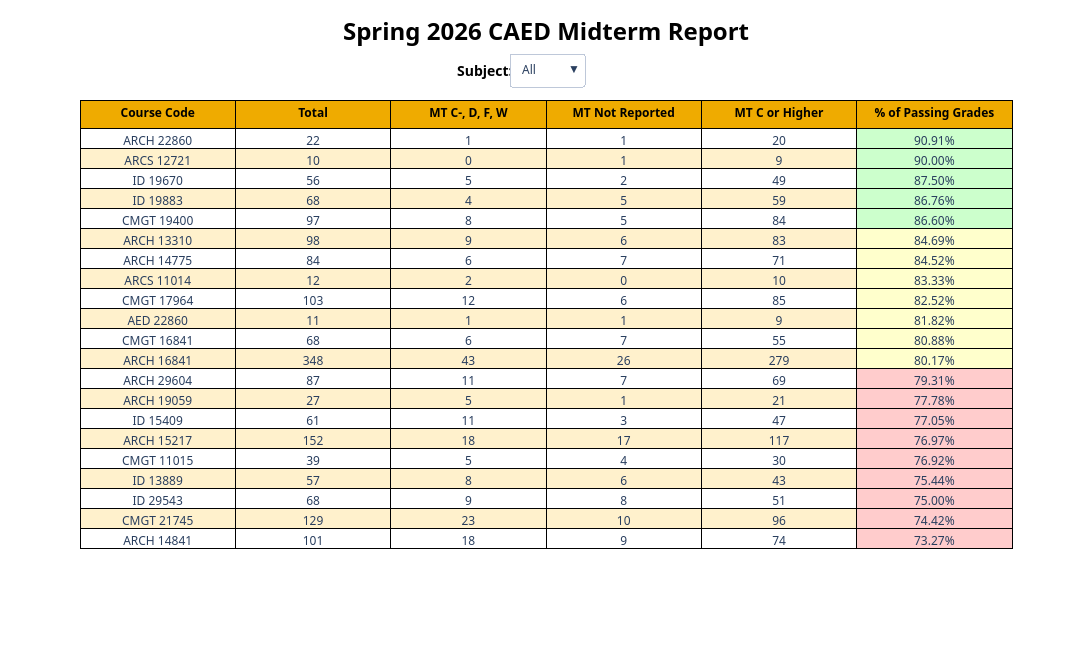

The notebook cell this image was saved under:
### Markdown cell above
##### <center>*Creating the Summary Tables*</center>

This table is based off of the table created by my predecessor in Excel. It is sorted to highlight how many students are in each group, the total number of students, and the percent who passed.

### Code cell
#Section 2o - CAED's Summary Table
caedtraces = [] #creating the empty list for the traces
caedbuttons = [] #creating the empty list for the buttons

#Creates the "All" State (Default)
caedtraces.append(go.Table(
    header = dict(values = headers, #In order to make the headers stand out, they are given the gold color with bold text
                  fill_color = "#EFAB00",
                  line_color = "black",
                  font_color = "black",
                  font_weight = "bold",
                  font_size = 12),
    cells = dict(values = [caedsumtab[v] for v in values], #pulls the different values for the "all" state (i.e. the pass rate, number of students and so on)
                 fill_color = [caedzebra, caedzebra, caedzebra, caedzebra, caedzebra, caedpass], #assigns the alternating colors, followed by whether the course was passed/failed
                 line_color = "black",
                 font_size = 12),
    visible = True                  
))

caedbuttons.append(dict( #setting the criteria for the "default" button
    label = "All",
    method = "update",
    args = [{"visible":[True] + [False] * len(caedsub #sets the all table as visible, and the rest as hidden (hence the length of the subjects)
    )}]
))

#Creates states for each subject
for i, caedsub in enumerate(caedsubject): #goes through all the subjects in the frame
    caedsubjects = caedsumtab[caedsumtab["Subject"] == caedsub].copy() #creates a copy of the frame for the subject
    caedsubjects = caedsubjects.sort_values(by = "% of Passing Grades", ascending = False) #this helps sort the tables so the highest passing grades are first, followed by lower
    caedsubrows = len(caedsubjects) 
    caedsubpass = [] #since we are regenerating the frame, we have to rereun the passing grade logic here

    for num in caedsubjects["# of Passing Grades"]:
        if num >= 85:
            caedsubpass.append("#CCFFCC")
        elif num >= 80:
            caedsubpass.append("#FFFFCC")
        else:
            caedsubpass.append("#FFCCCC")

    caedtraces.append(go.Table(# this takes the same logic above, just applying it to the subframes
        header = dict(values = headers, 
                  line_color = "black",
                  fill_color = "#EFAB00",
                  font_color = "black",
                  font_weight = "bold",
                  font_size = 12),
        cells = dict(values = [caedsubjects[v] for v in values],
                 fill_color = [caedzebra, caedzebra, caedzebra, caedzebra, caedzebra, caedsubpass],
                 line_color = "black"),
        visible = False          
    ))

    caedsubvisibility = [False] * (len(caedsubject) + 1) #This is setting all the other figures to hidden
    caedsubvisibility[i + 1] = True #And this sets whatever the "current" figure is to be shown

    caedbuttons.append(dict(
        label = caedsub,
        method = "update",
        args = [{"visible":caedsubvisibility}]
    ))

caedsumlayout = go.Layout(
    title=dict(text= f"<b>{prettyterm} CAED Midterm Report", #prettyterm is defined earlier - this ensures the table always specifies the right term
                font_weight = "bold", 
                font_color = "black", 
                xanchor = "center", 
                yanchor = "top", 
                x = .5,
                y = .965,
                font_size = 24),
    height = 650,
    width = 1200
)

caedsumtable = go.Figure(data = caedtraces, layout = caedsumlayout)

caedsumtable.update_layout(updatemenus = [dict(
    type = "dropdown", #I like the dropdown menus more - they are less intrusive in my opinion, and oftentimes do not get so long it is a hassle to scroll through
    direction = "down",
    showactive = True,
    xanchor = "center",
    yanchor = "top",
    x = .5,
    y = 1.1,
    buttons = caedbuttons)],
    annotations=[dict( #In order to specify what the dropdown was, I added an annotation indicating it is the subject.
        text = "<b>Subject:</b>", 
        showarrow = False,
        xanchor = "center",
        yanchor = "top",
        x = .435,
        y = 1.0875,
        font_size = 14,
        font_color = "black"
    )],
    font_family = "Segoe UI",
    )

caedsumtable.show()

### Figure 1 — Plotly figure (JSON) as saved in the notebook; plotly's stock layout.template omitted (floating-point values rounded to 4 significant figures)
{"data": [{"cells": {"fill": {"color": [["#FFFFFF", "#FFF1CC", "#FFFFFF", "#FFF1CC", "#FFFFFF", "#FFF1CC", "#FFFFFF", "#FFF1CC", "#FFFFFF", "#FFF1CC", "#FFFFFF", "#FFF1CC", "#FFFFFF", "#FFF1CC", "#FFFFFF", "#FFF1CC", "#FFFFFF", "#FFF1CC", "#FFFFFF", "#FFF1CC", "#FFFFFF"], ["#FFFFFF", "#FFF1CC", "#FFFFFF", "#FFF1CC", "#FFFFFF", "#FFF1CC", "#FFFFFF", "#FFF1CC", "#FFFFFF", "#FFF1CC", "#FFFFFF", "#FFF1CC", "#FFFFFF", "#FFF1CC", "#FFFFFF", "#FFF1CC", "#FFFFFF", "#FFF1CC", "#FFFFFF", "#FFF1CC", "#FFFFFF"], ["#FFFFFF", "#FFF1CC", "#FFFFFF", "#FFF1CC", "#FFFFFF", "#FFF1CC", "#FFFFFF", "#FFF1CC", "#FFFFFF", "#FFF1CC", "#FFFFFF", "#FFF1CC", "#FFFFFF", "#FFF1CC", "#FFFFFF", "#FFF1CC", "#FFFFFF", "#FFF1CC", "#FFFFFF", "#FFF1CC", "#FFFFFF"], ["#FFFFFF", "#FFF1CC", "#FFFFFF", "#FFF1CC", "#FFFFFF", "#FFF1CC", "#FFFFFF", "#FFF1CC", "#FFFFFF", "#FFF1CC", "#FFFFFF", "#FFF1CC", "#FFFFFF", "#FFF1CC", "#FFFFFF", "#FFF1CC", "#FFFFFF", "#FFF1CC", "#FFFFFF", "#FFF1CC", "#FFFFFF"], ["#FFFFFF", "#FFF1CC", "#FFFFFF", "#FFF1CC", "#FFFFFF", "#FFF1CC", "#FFFFFF", "#FFF1CC", "#FFFFFF", "#FFF1CC", "#FFFFFF", "#FFF1CC", "#FFFFFF", "#FFF1CC", "#FFFFFF", "#FFF1CC", "#FFFFFF", "#FFF1CC", "#FFFFFF", "#FFF1CC", "#FFFFFF"], ["#CCFFCC", "#CCFFCC", "#CCFFCC", "#CCFFCC", "#CCFFCC", "#FFFFCC", "#FFFFCC", "#FFFFCC", "#FFFFCC", "#FFFFCC", "#FFFFCC", "#FFFFCC", "#FFCCCC", "#FFCCCC", "#FFCCCC", "#FFCCCC", "#FFCCCC", "#FFCCCC", "#FFCCCC", "#FFCCCC", "#FFCCCC"]]}, "font": {"size": 12}, "line": {"color": "black"}, "values": [["ARCH 22860", "ARCS 12721", "ID 19670", "ID 19883", "CMGT 19400", "ARCH 13310", "ARCH 14775", "ARCS 11014", "CMGT 17964", "AED 22860", "CMGT 16841", "ARCH 16841", "ARCH 29604", "ARCH 19059", "ID 15409", "ARCH 15217", "CMGT 11015", "ID 13889", "ID 29543", "CMGT 21745", "ARCH 14841"], [22, 10, 56, 68, 97, 98, 84, 12, 103, 11, 68, 348, 87, 27, 61, 152, 39, 57, 68, 129, 101], [1, 0, 5, 4, 8, 9, 6, 2, 12, 1, 6, 43, 11, 5, 11, 18, 5, 8, 9, 23, 18], [1, 1, 2, 5, 5, 6, 7, 0, 6, 1, 7, 26, 7, 1, 3, 17, 4, 6, 8, 10, 9], [20, 9, 49, 59, 84, 83, 71, 10, 85, 9, 55, 279, 69, 21, 47, 117, 30, 43, 51, 96, 74], ["90.91%", "90.00%", "87.50%", "86.76%", "86.60%", "84.69%", "84.52%", "83.33%", "82.52%", "81.82%", "80.88%", "80.17%", "79.31%", "77.78%", "77.05%", "76.97%", "76.92%", "75.44%", "75.00%", "74.42%", "73.27%"]]}, "header": {"fill": {"color": "#EFAB00"}, "font": {"color": "black", "size": 12, "weight": "bold"}, "line": {"color": "black"}, "values": ["Course Code", "Total", "MT C-, D, F, W", "MT Not Reported", "MT C or Higher", "% of Passing Grades"]}, "type": "table", "visible": true}, {"cells": {"fill": {"color": [["#FFFFFF", "#FFF1CC", "#FFFFFF", "#FFF1CC", "#FFFFFF", "#FFF1CC", "#FFFFFF", "#FFF1CC", "#FFFFFF", "#FFF1CC", "#FFFFFF", "#FFF1CC", "#FFFFFF", "#FFF1CC", "#FFFFFF", "#FFF1CC", "#FFFFFF", "#FFF1CC", "#FFFFFF", "#FFF1CC", "#FFFFFF"], ["#FFFFFF", "#FFF1CC", "#FFFFFF", "#FFF1CC", "#FFFFFF", "#FFF1CC", "#FFFFFF", "#FFF1CC", "#FFFFFF", "#FFF1CC", "#FFFFFF", "#FFF1CC", "#FFFFFF", "#FFF1CC", "#FFFFFF", "#FFF1CC", "#FFFFFF", "#FFF1CC", "#FFFFFF", "#FFF1CC", "#FFFFFF"], ["#FFFFFF", "#FFF1CC", "#FFFFFF", "#FFF1CC", "#FFFFFF", "#FFF1CC", "#FFFFFF", "#FFF1CC", "#FFFFFF", "#FFF1CC", "#FFFFFF", "#FFF1CC", "#FFFFFF", "#FFF1CC", "#FFFFFF", "#FFF1CC", "#FFFFFF", "#FFF1CC", "#FFFFFF", "#FFF1CC", "#FFFFFF"], ["#FFFFFF", "#FFF1CC", "#FFFFFF", "#FFF1CC", "#FFFFFF", "#FFF1CC", "#FFFFFF", "#FFF1CC", "#FFFFFF", "#FFF1CC", "#FFFFFF", "#FFF1CC", "#FFFFFF", "#FFF1CC", "#FFFFFF", "#FFF1CC", "#FFFFFF", "#FFF1CC", "#FFFFFF", "#FFF1CC", "#FFFFFF"], ["#FFFFFF", "#FFF1CC", "#FFFFFF", "#FFF1CC", "#FFFFFF", "#FFF1CC", "#FFFFFF", "#FFF1CC", "#FFFFFF", "#FFF1CC", "#FFFFFF", "#FFF1CC", "#FFFFFF", "#FFF1CC", "#FFFFFF", "#FFF1CC", "#FFFFFF", "#FFF1CC", "#FFFFFF", "#FFF1CC", "#FFFFFF"], ["#FFFFCC"]]}, "line": {"color": "black"}, "values": [["AED 22860"], [11], [1], [1], [9], ["81.82%"]]}, "header": {"fill": {"color": "#EFAB00"}, "font": {"color": "black", "size": 12, "weight": "bold"}, "line": {"color": "black"}, "values": ["Course Code", "Total", "MT C-, D, F, W", "MT Not Reported", "MT C or Higher", "% of Passing Grades"]}, "type": "table", "visible": false}, {"cells": {"fill": {"color": [["#FFFFFF", "#FFF1CC", "#FFFFFF", "#FFF1CC", "#FFFFFF", "#FFF1CC", "#FFFFFF", "#FFF1CC", "#FFFFFF", "#FFF1CC", "#FFFFFF", "#FFF1CC", "#FFFFFF", "#FFF1CC", "#FFFFFF", "#FFF1CC", "#FFFFFF", "#FFF1CC", "#FFFFFF", "#FFF1CC", "#FFFFFF"], ["#FFFFFF", "#FFF1CC", "#FFFFFF", "#FFF1CC", "#FFFFFF", "#FFF1CC", "#FFFFFF", "#FFF1CC", "#FFFFFF", "#FFF1CC", "#FFFFFF", "#FFF1CC", "#FFFFFF", "#FFF1CC", "#FFFFFF", "#FFF1CC", "#FFFFFF", "#FFF1CC", "#FFFFFF", "#FFF1CC", "#FFFFFF"], ["#FFFFFF", "#FFF1CC", "#FFFFFF", "#FFF1CC", "#FFFFFF", "#FFF1CC", "#FFFFFF", "#FFF1CC", "#FFFFFF", "#FFF1CC", "#FFFFFF", "#FFF1CC", "#FFFFFF", "#FFF1CC", "#FFFFFF", "#FFF1CC", "#FFFFFF", "#FFF1CC", "#FFFFFF", "#FFF1CC", "#FFFFFF"], ["#FFFFFF", "#FFF1CC", "#FFFFFF", "#FFF1CC", "#FFFFFF", "#FFF1CC", "#FFFFFF", "#FFF1CC", "#FFFFFF", "#FFF1CC", "#FFFFFF", "#FFF1CC", "#FFFFFF", "#FFF1CC", "#FFFFFF", "#FFF1CC", "#FFFFFF", "#FFF1CC", "#FFFFFF", "#FFF1CC", "#FFFFFF"], ["#FFFFFF", "#FFF1CC", "#FFFFFF", "#FFF1CC", "#FFFFFF", "#FFF1CC", "#FFFFFF", "#FFF1CC", "#FFFFFF", "#FFF1CC", "#FFFFFF", "#FFF1CC", "#FFFFFF", "#FFF1CC", "#FFFFFF", "#FFF1CC", "#FFFFFF", "#FFF1CC", "#FFFFFF", "#FFF1CC", "#FFFFFF"], ["#CCFFCC", "#FFFFCC", "#FFFFCC", "#FFFFCC", "#FFCCCC", "#FFCCCC", "#FFCCCC", "#FFCCCC"]]}, "line": {"color": "black"}, "values": [["ARCH 22860", "ARCH 13310", "ARCH 14775", "ARCH 16841", "ARCH 29604", "ARCH 19059", "ARCH 15217", "ARCH 14841"], [22, 98, 84, 348, 87, 27, 152, 101], [1, 9, 6, 43, 11, 5, 18, 18], [1, 6, 7, 26, 7, 1, 17, 9], [20, 83, 71, 279, 69, 21, 117, 74], ["90.91%", "84.69%", "84.52%", "80.17%", "79.31%", "77.78%", "76.97%", "73.27%"]]}, "header": {"fill": {"color": "#EFAB00"}, "font": {"color": "black", "size": 12, "weight": "bold"}, "line": {"color": "black"}, "values": ["Course Code", "Total", "MT C-, D, F, W", "MT Not Reported", "MT C or Higher", "% of Passing Grades"]}, "type": "table", "visible": false}, {"cells": {"fill": {"color": [["#FFFFFF", "#FFF1CC", "#FFFFFF", "#FFF1CC", "#FFFFFF", "#FFF1CC", "#FFFFFF", "#FFF1CC", "#FFFFFF", "#FFF1CC", "#FFFFFF", "#FFF1CC", "#FFFFFF", "#FFF1CC", "#FFFFFF", "#FFF1CC", "#FFFFFF", "#FFF1CC", "#FFFFFF", "#FFF1CC", "#FFFFFF"], ["#FFFFFF", "#FFF1CC", "#FFFFFF", "#FFF1CC", "#FFFFFF", "#FFF1CC", "#FFFFFF", "#FFF1CC", "#FFFFFF", "#FFF1CC", "#FFFFFF", "#FFF1CC", "#FFFFFF", "#FFF1CC", "#FFFFFF", "#FFF1CC", "#FFFFFF", "#FFF1CC", "#FFFFFF", "#FFF1CC", "#FFFFFF"], ["#FFFFFF", "#FFF1CC", "#FFFFFF", "#FFF1CC", "#FFFFFF", "#FFF1CC", "#FFFFFF", "#FFF1CC", "#FFFFFF", "#FFF1CC", "#FFFFFF", "#FFF1CC", "#FFFFFF", "#FFF1CC", "#FFFFFF", "#FFF1CC", "#FFFFFF", "#FFF1CC", "#FFFFFF", "#FFF1CC", "#FFFFFF"], ["#FFFFFF", "#FFF1CC", "#FFFFFF", "#FFF1CC", "#FFFFFF", "#FFF1CC", "#FFFFFF", "#FFF1CC", "#FFFFFF", "#FFF1CC", "#FFFFFF", "#FFF1CC", "#FFFFFF", "#FFF1CC", "#FFFFFF", "#FFF1CC", "#FFFFFF", "#FFF1CC", "#FFFFFF", "#FFF1CC", "#FFFFFF"], ["#FFFFFF", "#FFF1CC", "#FFFFFF", "#FFF1CC", "#FFFFFF", "#FFF1CC", "#FFFFFF", "#FFF1CC", "#FFFFFF", "#FFF1CC", "#FFFFFF", "#FFF1CC", "#FFFFFF", "#FFF1CC", "#FFFFFF", "#FFF1CC", "#FFFFFF", "#FFF1CC", "#FFFFFF", "#FFF1CC", "#FFFFFF"], ["#CCFFCC", "#FFFFCC"]]}, "line": {"color": "black"}, "values": [["ARCS 12721", "ARCS 11014"], [10, 12], [0, 2], [1, 0], [9, 10], ["90.00%", "83.33%"]]}, "header": {"fill": {"color": "#EFAB00"}, "font": {"color": "black", "size": 12, "weight": "bold"}, "line": {"color": "black"}, "values": ["Course Code", "Total", "MT C-, D, F, W", "MT Not Reported", "MT C or Higher", "% of Passing Grades"]}, "type": "table", "visible": false}, {"cells": {"fill": {"color": [["#FFFFFF", "#FFF1CC", "#FFFFFF", "#FFF1CC", "#FFFFFF", "#FFF1CC", "#FFFFFF", "#FFF1CC", "#FFFFFF", "#FFF1CC", "#FFFFFF", "#FFF1CC", "#FFFFFF", "#FFF1CC", "#FFFFFF", "#FFF1CC", "#FFFFFF", "#FFF1CC", "#FFFFFF", "#FFF1CC", "#FFFFFF"], ["#FFFFFF", "#FFF1CC", "#FFFFFF", "#FFF1CC", "#FFFFFF", "#FFF1CC", "#FFFFFF", "#FFF1CC", "#FFFFFF", "#FFF1CC", "#FFFFFF", "#FFF1CC", "#FFFFFF", "#FFF1CC", "#FFFFFF", "#FFF1CC", "#FFFFFF", "#FFF1CC", "#FFFFFF", "#FFF1CC", "#FFFFFF"], ["#FFFFFF", "#FFF1CC", "#FFFFFF", "#FFF1CC", "#FFFFFF", "#FFF1CC", "#FFFFFF", "#FFF1CC", "#FFFFFF", "#FFF1CC", "#FFFFFF", "#FFF1CC", "#FFFFFF", "#FFF1CC", "#FFFFFF", "#FFF1CC", "#FFFFFF", "#FFF1CC", "#FFFFFF", "#FFF1CC", "#FFFFFF"], ["#FFFFFF", "#FFF1CC", "#FFFFFF", "#FFF1CC", "#FFFFFF", "#FFF1CC", "#FFFFFF", "#FFF1CC", "#FFFFFF", "#FFF1CC", "#FFFFFF", "#FFF1CC", "#FFFFFF", "#FFF1CC", "#FFFFFF", "#FFF1CC", "#FFFFFF", "#FFF1CC", "#FFFFFF", "#FFF1CC", "#FFFFFF"], ["#FFFFFF", "#FFF1CC", "#FFFFFF", "#FFF1CC", "#FFFFFF", "#FFF1CC", "#FFFFFF", "#FFF1CC", "#FFFFFF", "#FFF1CC", "#FFFFFF", "#FFF1CC", "#FFFFFF", "#FFF1CC", "#FFFFFF", "#FFF1CC", "#FFFFFF", "#FFF1CC", "#FFFFFF", "#FFF1CC", "#FFFFFF"], ["#CCFFCC", "#FFFFCC", "#FFFFCC", "#FFCCCC", "#FFCCCC"]]}, "line": {"color": "black"}, "values": [["CMGT 19400", "CMGT 17964", "CMGT 16841", "CMGT 11015", "CMGT 21745"], [97, 103, 68, 39, 129], [8, 12, 6, 5, 23], [5, 6, 7, 4, 10], [84, 85, 55, 30, 96], ["86.60%", "82.52%", "80.88%", "76.92%", "74.42%"]]}, "header": {"fill": {"color": "#EFAB00"}, "font": {"color": "black", "size": 12, "weight": "bold"}, "line": {"color": "black"}, "values": ["Course Code", "Total", "MT C-, D, F, W", "MT Not Reported", "MT C or Higher", "% of Passing Grades"]}, "type": "table", "visible": false}, {"cells": {"fill": {"color": [["#FFFFFF", "#FFF1CC", "#FFFFFF", "#FFF1CC", "#FFFFFF", "#FFF1CC", "#FFFFFF", "#FFF1CC", "#FFFFFF", "#FFF1CC", "#FFFFFF", "#FFF1CC", "#FFFFFF", "#FFF1CC", "#FFFFFF", "#FFF1CC", "#FFFFFF", "#FFF1CC", "#FFFFFF", "#FFF1CC", "#FFFFFF"], ["#FFFFFF", "#FFF1CC", "#FFFFFF", "#FFF1CC", "#FFFFFF", "#FFF1CC", "#FFFFFF", "#FFF1CC", "#FFFFFF", "#FFF1CC", "#FFFFFF", "#FFF1CC", "#FFFFFF", "#FFF1CC", "#FFFFFF", "#FFF1CC", "#FFFFFF", "#FFF1CC", "#FFFFFF", "#FFF1CC", "#FFFFFF"], ["#FFFFFF", "#FFF1CC", "#FFFFFF", "#FFF1CC", "#FFFFFF", "#FFF1CC", "#FFFFFF", "#FFF1CC", "#FFFFFF", "#FFF1CC", "#FFFFFF", "#FFF1CC", "#FFFFFF", "#FFF1CC", "#FFFFFF", "#FFF1CC", "#FFFFFF", "#FFF1CC", "#FFFFFF", "#FFF1CC", "#FFFFFF"], ["#FFFFFF", "#FFF1CC", "#FFFFFF", "#FFF1CC", "#FFFFFF", "#FFF1CC", "#FFFFFF", "#FFF1CC", "#FFFFFF", "#FFF1CC", "#FFFFFF", "#FFF1CC", "#FFFFFF", "#FFF1CC", "#FFFFFF", "#FFF1CC", "#FFFFFF", "#FFF1CC", "#FFFFFF", "#FFF1CC", "#FFFFFF"], ["#FFFFFF", "#FFF1CC", "#FFFFFF", "#FFF1CC", "#FFFFFF", "#FFF1CC", "#FFFFFF", "#FFF1CC", "#FFFFFF", "#FFF1CC", "#FFFFFF", "#FFF1CC", "#FFFFFF", "#FFF1CC", "#FFFFFF", "#FFF1CC", "#FFFFFF", "#FFF1CC", "#FFFFFF", "#FFF1CC", "#FFFFFF"], ["#CCFFCC", "#CCFFCC", "#FFCCCC", "#FFCCCC", "#FFCCCC"]]}, "line": {"color": "black"}, "values": [["ID 19670", "ID 19883", "ID 15409", "ID 13889", "ID 29543"], [56, 68, 61, 57, 68], [5, 4, 11, 8, 9], [2, 5, 3, 6, 8], [49, 59, 47, 43, 51], ["87.50%", "86.76%", "77.05%", "75.44%", "75.00%"]]}, "header": {"fill": {"color": "#EFAB00"}, "font": {"color": "black", "size": 12, "weight": "bold"}, "line": {"color": "black"}, "values": ["Course Code", "Total", "MT C-, D, F, W", "MT Not Reported", "MT C or Higher", "% of Passing Grades"]}, "type": "table", "visible": false}], "layout": {"annotations": [{"font": {"color": "black", "size": 14}, "showarrow": false, "text": "<b>Subject:</b>", "x": 0.435, "xanchor": "center", "y": 1.087, "yanchor": "top"}], "font": {"family": "Segoe UI"}, "height": 650, "title": {"font": {"color": "black", "size": 24, "weight": "bold"}, "text": "<b>Spring 2026 CAED Midterm Report", "x": 0.5, "xanchor": "center", "y": 0.965, "yanchor": "top"}, "updatemenus": [{"buttons": [{"args": [{"visible": [true, false, false, false, false, false]}], "label": "All", "method": "update"}, {"args": [{"visible": [false, true, false, false, false, false]}], "label": "AED", "method": "update"}, {"args": [{"visible": [false, false, true, false, false, false]}], "label": "ARCH", "method": "update"}, {"args": [{"visible": [false, false, false, true, false, false]}], "label": "ARCS", "method": "update"}, {"args": [{"visible": [false, false, false, false, true, false]}], "label": "CMGT", "method": "update"}, {"args": [{"visible": [false, false, false, false, false, true]}], "label": "ID", "method": "update"}], "direction": "down", "showactive": true, "type": "dropdown", "x": 0.5, "xanchor": "center", "y": 1.1, "yanchor": "top"}], "width": 1200}}
